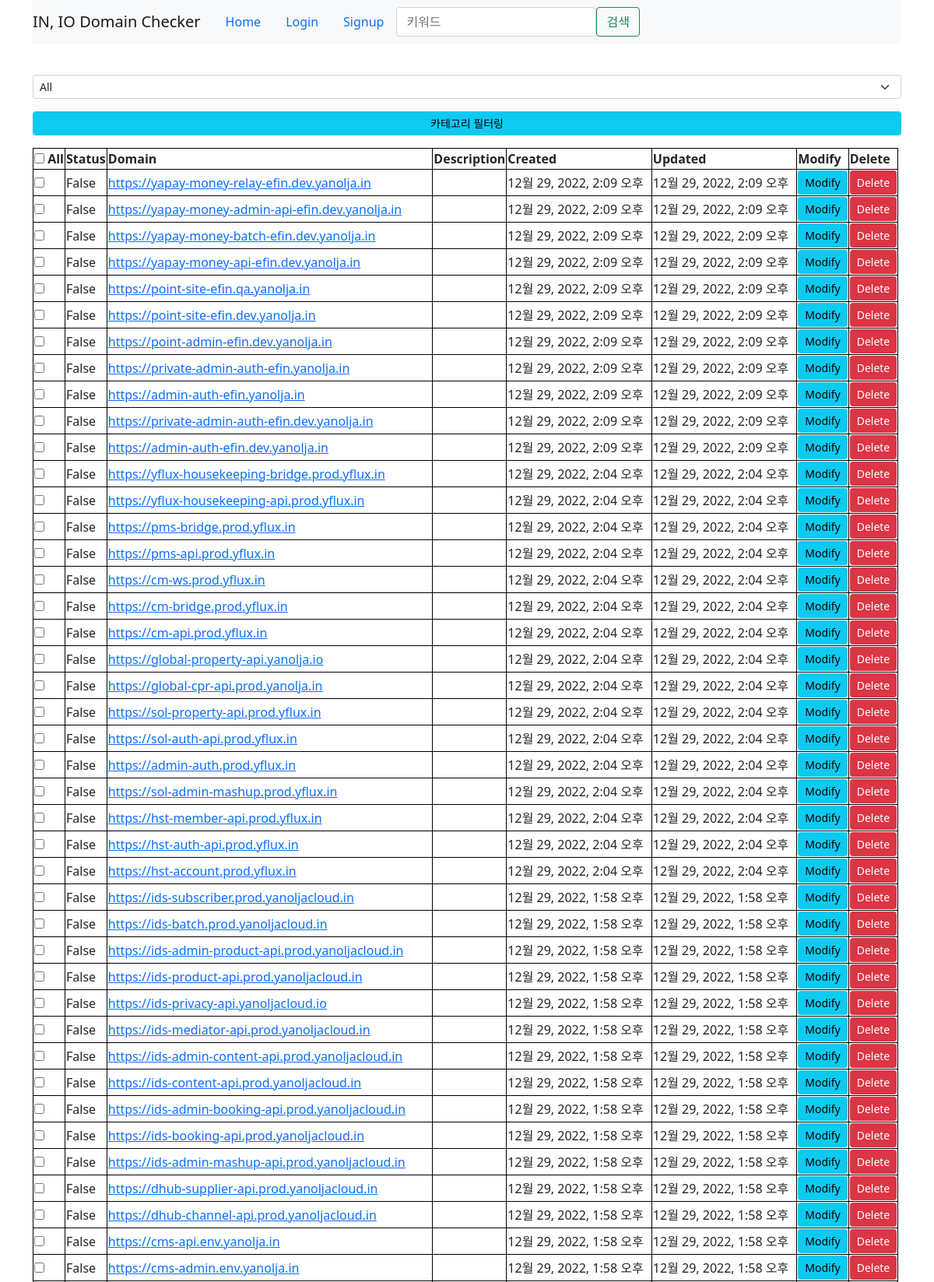
The page / (upper part) on the database its author committed.
### inio/models.py (models this page shows, shortened)
class Inio(models.Model):
    category = models.ForeignKey(Category, on_delete=models.CASCADE)
    domain = models.URLField(max_length=200, unique=True, db_index=True, blank=False)
    description = models.TextField(blank=True)
    status = models.BooleanField(blank=False, default=False)
    created = models.DateTimeField(auto_now_add=True)
    updated = models.DateTimeField(auto_now=True)
    class Meta:
        ordering = ['-updated']

### inio/views.py (the view)
# urls.py: path('', InioListView.as_view(), name='list'),
class InioListView(LoginRequiredMixin, ListView):
    model = Inio
    context_object_name = 'inio'
    paginate_by = 20
    def dispatch(self, request, *args, **kwargs):
        object_list = Inio.objects.all()
        categories = Category.objects.all()
        return render(request, 'inio/inio_list.html', {'object_list': object_list, 'categories': categories})

### inio/models.py (called while the page is built)
    def __str__(self):
        return 'Category : ' + self.category_text

### inio/templates/inio/inio_list.html (shortened to what this page needs)
{% extends 'base.html' %}
{% block content %}
{% load widget_tweaks %}
{% load static %}
<br>
<div class="list-group mb-3">
<form name="list-category" action="{% url 'inio:URLClassifier' %}" method="post">
    <select class="form-select form-select-sm mb-3" name="category">
        <option value="0">
        All
        </option>
    </select>
    <input type="submit" class="form-control btn btn-info btn-sm" value="카테고리 필터링">
</form>
</div>
<form action="{% url 'inio:domain_check' %}" method="post" enctype="multipart/form-data">
<table class="main_table">
    <thead>
        <tr>
            <th scope=""col><input type="checkbox" name="select_url" value="0" onclick="selectAll(this)"> All</th>
            <th scope="col">Status</th>
            <th scope="col">Domain</th>
            <th scope="col">Description</th>
            <th scope="col">Created</th>
            <th scope="col">Updated</th>
            <th scope="col">Modify</th>
            <th scope="col">Delete</th>
        </tr>
    </thead>
    <tbody>
        {% for inio in object_list %}
        <tr>
            <td>
                <input type="checkbox" name="select_url" value={{ inio.id }}>
            </td>
            <td>
                {{ inio.status }}
            </td>
            <td>
                <a href="{% url 'inio:detail' pk=inio.id %}">{{ inio.domain }}</a>
            </td>
            <td>
            </td>
            <td>
                {{ inio.created }}
            </td>
            <td>
                {{ inio.updated }}
            </td>
            <td>
                <a href="{% url 'inio:update' pk=inio.id %}" class="btn btn-info btn-sm">Modify</a>
            </td>
            <td>
                <a href="{% url 'inio:delete' pk=inio.id %}" class="btn btn-danger btn-sm">Delete</a>
            </td>
        </tr>
        {% endfor %}
    </tbody>
</table>
</form>
{% endblock %}

### templates/base.html (shortened to what this page needs)
{% load static %}
<!DOCTYPE html>
<html lang="en">
{% block head %}
{% load static %}
<head>
    <link href="https://cdn.jsdelivr.net/npm/bootstrap@5.1.3/dist/css/bootstrap.min.css" rel="stylesheet">
    <link rel="stylesheet" href="{% static 'style.css' %}">
</head>
{% endblock %}
<div class="container">
    <header class="header clearfix">
        <nav class="navbar navbar-expand-lg navbar-light bg-light">
            <a class="navbar-brand" href="/">IN, IO Domain Checker</a>
            <ul class="nav">
                <li class="nav-item"><a href="/" class="active nav-link ">Home</a></li>
                {% if user.is_authenticated %}
                <li class="nav-item"><a href="#" class="nav-link">Welcome, {{user.get_username}}</a></li>
                <li class="nav-item"><a href="{% url 'inio:add' %}" class="nav-link">Add</a></li>
                <li class="nav-item"><a href="{% url 'inio:list' %}" class="nav-link">List</a></li>
                <li class="nav-item dropdown">
                    <a class="nav-link dropdown-toggle" href="#" id="navbarDropdownMenuLink" role="button" data-bs-toggle="dropdown" aria-expanded="false">
                      Upload
                    </a>
                    <ul class="dropdown-menu" aria-labelledby="navbarDropdownMenuLink">
                      <li><a class="dropdown-item" href="{% url 'inio:excel_upload' %}">Excel</a></li>
                      <li><a class="dropdown-item" href="{% url 'inio:csv_upload' %}">CSV</a></li>
                    </ul>
                </li>
                <li class="nav-item dropdown">
                    <a class="nav-link dropdown-toggle" href="#" id="navbarDropdownMenuLink" role="button" data-bs-toggle="dropdown" aria-expanded="false">
                      Download
                    </a>
                    <ul class="dropdown-menu" aria-labelledby="navbarDropdownMenuLink">
                      <li><a class="dropdown-item" href="{% url 'inio:excel_download' %}">Excel</a></li>
                      <li><a class="dropdown-item" href="{% url 'inio:csv_download' %}">CSV</a></li>
                      <li><a class="dropdown-item" href="{% url 'inio:zip_download' %}">ZIP</a></li>
                    </ul>
                </li>
                <li class="nav-item"><a href="{% url 'accounts:logout' %}" class="nav-link">Logout</a></li>
                {% else %}
                <li class="nav-item"><a href="{% url 'accounts:login' %}" class="nav-link">Login</a></li>
                <li class="nav-item"><a href="{% url 'accounts:register' %}" class="nav-link">Signup</a></li>
                {% endif %}
            </ul>
            <form class="d-flex" method="POST" action="/search/">
                <input class="form-control mr-sm-2" type="search" placeholder="키워드" aria-label="Search" name="search_keyword"/>
                <input class="btn btn-outline-success my-2 my-sm-0" type="submit" value="검색">
            </form>
        </nav>
    </header>
    {% block content %}
    {% endblock %}
</div>
</body>
</html>

### static/style.css (style rules this page uses)
.main_table table, td, th { border : 1px solid black; border-collapse : collapse; }

### rows shown on the page
Inio: status "False", domain "https://yapay-money-relay-efin.dev.yanolja.in", created "12월 29, 2022, 2:09 오후", updated "12월 29, 2022, 2:09 오후"
Inio: status "False", domain "https://yapay-money-admin-api-efin.dev.yanolja.in", created "12월 29, 2022, 2:09 오후", updated "12월 29, 2022, 2:09 오후"
Inio: status "False", domain "https://yapay-money-batch-efin.dev.yanolja.in", created "12월 29, 2022, 2:09 오후", updated "12월 29, 2022, 2:09 오후"
Inio: status "False", domain "https://yapay-money-api-efin.dev.yanolja.in", created "12월 29, 2022, 2:09 오후", updated "12월 29, 2022, 2:09 오후"
Inio: status "False", domain "https://point-site-efin.qa.yanolja.in", created "12월 29, 2022, 2:09 오후", updated "12월 29, 2022, 2:09 오후"
Inio: status "False", domain "https://point-site-efin.dev.yanolja.in", created "12월 29, 2022, 2:09 오후", updated "12월 29, 2022, 2:09 오후"
Inio: status "False", domain "https://point-admin-efin.dev.yanolja.in", created "12월 29, 2022, 2:09 오후", updated "12월 29, 2022, 2:09 오후"
Inio: status "False", domain "https://private-admin-auth-efin.yanolja.in", created "12월 29, 2022, 2:09 오후", updated "12월 29, 2022, 2:09 오후"
Inio: status "False", domain "https://admin-auth-efin.yanolja.in", created "12월 29, 2022, 2:09 오후", updated "12월 29, 2022, 2:09 오후"
Inio: status "False", domain "https://private-admin-auth-efin.dev.yanolja.in", created "12월 29, 2022, 2:09 오후", updated "12월 29, 2022, 2:09 오후"
Inio: status "False", domain "https://admin-auth-efin.dev.yanolja.in", created "12월 29, 2022, 2:09 오후", updated "12월 29, 2022, 2:09 오후"
Inio: status "False", domain "https://yflux-housekeeping-bridge.prod.yflux.in", created "12월 29, 2022, 2:04 오후", updated "12월 29, 2022, 2:04 오후"
Inio: status "False", domain "https://yflux-housekeeping-api.prod.yflux.in", created "12월 29, 2022, 2:04 오후", updated "12월 29, 2022, 2:04 오후"
Inio: status "False", domain "https://pms-bridge.prod.yflux.in", created "12월 29, 2022, 2:04 오후", updated "12월 29, 2022, 2:04 오후"
Inio: status "False", domain "https://pms-api.prod.yflux.in", created "12월 29, 2022, 2:04 오후", updated "12월 29, 2022, 2:04 오후"
Inio: status "False", domain "https://cm-ws.prod.yflux.in", created "12월 29, 2022, 2:04 오후", updated "12월 29, 2022, 2:04 오후"
Inio: status "False", domain "https://cm-bridge.prod.yflux.in", created "12월 29, 2022, 2:04 오후", updated "12월 29, 2022, 2:04 오후"
Inio: status "False", domain "https://cm-api.prod.yflux.in", created "12월 29, 2022, 2:04 오후", updated "12월 29, 2022, 2:04 오후"
Inio: status "False", domain "https://global-property-api.yanolja.io", created "12월 29, 2022, 2:04 오후", updated "12월 29, 2022, 2:04 오후"
Inio: status "False", domain "https://global-cpr-api.prod.yanolja.in", created "12월 29, 2022, 2:04 오후", updated "12월 29, 2022, 2:04 오후"
Inio: status "False", domain "https://sol-property-api.prod.yflux.in", created "12월 29, 2022, 2:04 오후", updated "12월 29, 2022, 2:04 오후"
Inio: status "False", domain "https://sol-auth-api.prod.yflux.in", created "12월 29, 2022, 2:04 오후", updated "12월 29, 2022, 2:04 오후"
Inio: status "False", domain "https://admin-auth.prod.yflux.in", created "12월 29, 2022, 2:04 오후", updated "12월 29, 2022, 2:04 오후"
Inio: status "False", domain "https://sol-admin-mashup.prod.yflux.in", created "12월 29, 2022, 2:04 오후", updated "12월 29, 2022, 2:04 오후"
Inio: status "False", domain "https://hst-member-api.prod.yflux.in", created "12월 29, 2022, 2:04 오후", updated "12월 29, 2022, 2:04 오후"
Inio: status "False", domain "https://hst-auth-api.prod.yflux.in", created "12월 29, 2022, 2:04 오후", updated "12월 29, 2022, 2:04 오후"
Inio: status "False", domain "https://hst-account.prod.yflux.in", created "12월 29, 2022, 2:04 오후", updated "12월 29, 2022, 2:04 오후"
Inio: status "False", domain "https://ids-subscriber.prod.yanoljacloud.in", created "12월 29, 2022, 1:58 오후", updated "12월 29, 2022, 1:58 오후"
Inio: status "False", domain "https://ids-batch.prod.yanoljacloud.in", created "12월 29, 2022, 1:58 오후", updated "12월 29, 2022, 1:58 오후"
Inio: status "False", domain "https://ids-admin-product-api.prod.yanoljacloud.in", created "12월 29, 2022, 1:58 오후", updated "12월 29, 2022, 1:58 오후"
Inio: status "False", domain "https://ids-product-api.prod.yanoljacloud.in", created "12월 29, 2022, 1:58 오후", updated "12월 29, 2022, 1:58 오후"
Inio: status "False", domain "https://ids-privacy-api.yanoljacloud.io", created "12월 29, 2022, 1:58 오후", updated "12월 29, 2022, 1:58 오후"
Inio: status "False", domain "https://ids-mediator-api.prod.yanoljacloud.in", created "12월 29, 2022, 1:58 오후", updated "12월 29, 2022, 1:58 오후"
Inio: status "False", domain "https://ids-admin-content-api.prod.yanoljacloud.in", created "12월 29, 2022, 1:58 오후", updated "12월 29, 2022, 1:58 오후"
Inio: status "False", domain "https://ids-content-api.prod.yanoljacloud.in", created "12월 29, 2022, 1:58 오후", updated "12월 29, 2022, 1:58 오후"
Inio: status "False", domain "https://ids-admin-booking-api.prod.yanoljacloud.in", created "12월 29, 2022, 1:58 오후", updated "12월 29, 2022, 1:58 오후"
Inio: status "False", domain "https://ids-booking-api.prod.yanoljacloud.in", created "12월 29, 2022, 1:58 오후", updated "12월 29, 2022, 1:58 오후"
Inio: status "False", domain "https://ids-admin-mashup-api.prod.yanoljacloud.in", created "12월 29, 2022, 1:58 오후", updated "12월 29, 2022, 1:58 오후"
Inio: status "False", domain "https://dhub-supplier-api.prod.yanoljacloud.in", created "12월 29, 2022, 1:58 오후", updated "12월 29, 2022, 1:58 오후"
Inio: status "False", domain "https://dhub-channel-api.prod.yanoljacloud.in", created "12월 29, 2022, 1:58 오후", updated "12월 29, 2022, 1:58 오후"
Inio: status "False", domain "https://cms-api.env.yanolja.in", created "12월 29, 2022, 1:58 오후", updated "12월 29, 2022, 1:58 오후"
Inio: status "False", domain "https://cms-admin.env.yanolja.in", created "12월 29, 2022, 1:58 오후", updated "12월 29, 2022, 1:58 오후"
